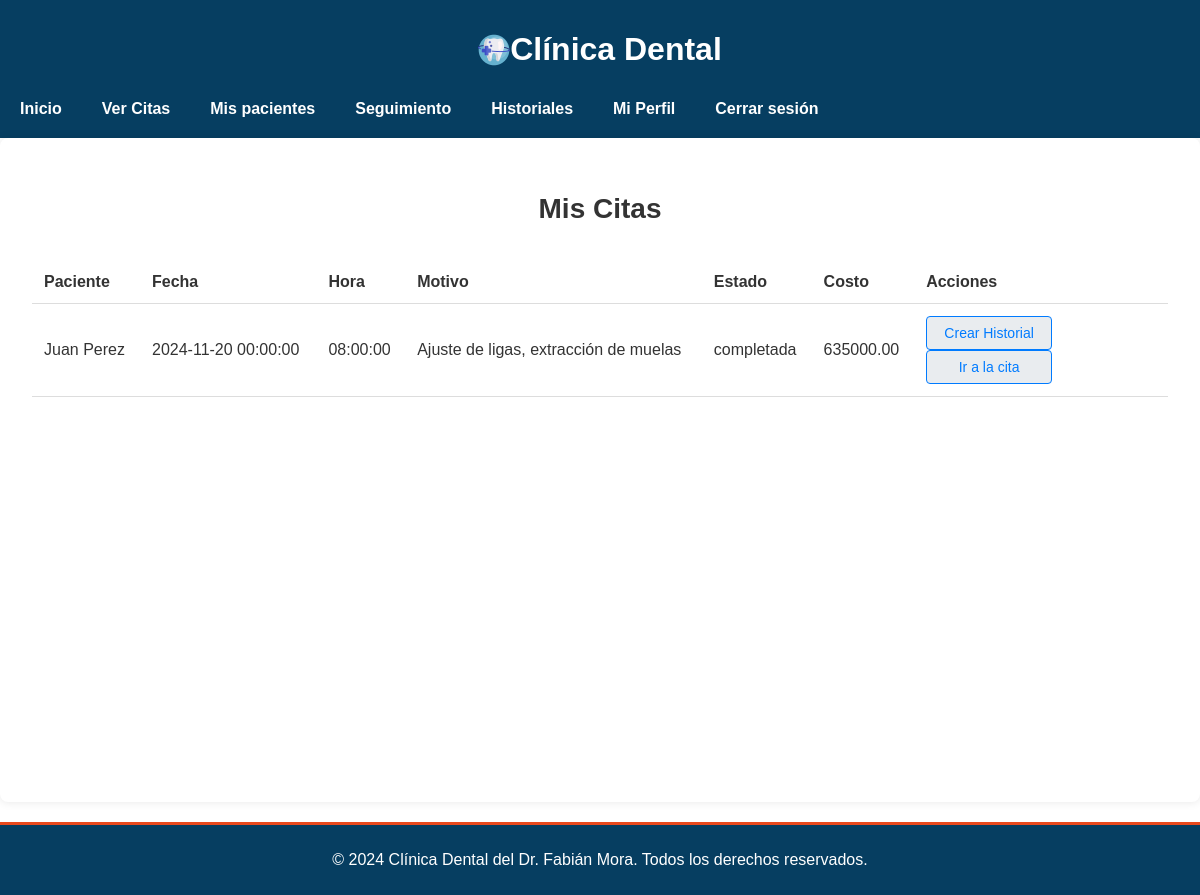
The page /Doctores/ver_citas.php (signed in) on the database its author committed.
### tables this page shows
CREATE TABLE `citas` (
  `id` int(11) NOT NULL,
  `usuario_id` int(11) NOT NULL,
  `doctor_id` int(11) NOT NULL,
  `fecha` datetime DEFAULT NULL,
  `motivo` varchar(255) DEFAULT NULL,
  `estado` enum('agendada','completada','cancelada') DEFAULT 'agendada',
  `sede_id` int(11) NOT NULL,
  `especialidad_id` int(11) NOT NULL,
  `hora` time NOT NULL,
  `paciente_id` int(11) DEFAULT NULL,
  `costo` decimal(10,2) DEFAULT 0.00
);

CREATE TABLE `pacientes` (
  `id` int(11) NOT NULL,
  `usuario_id` int(11) DEFAULT NULL,
  `fecha_nacimiento` date DEFAULT NULL,
  `direccion` varchar(255) DEFAULT NULL,
  `telefono` varchar(20) DEFAULT NULL,
  `nombre` varchar(255) NOT NULL,
  `email` varchar(255) DEFAULT NULL
);

### Doctores/ver_citas.php (the view, shortened to what this page needs)
<?php
require '../Conexion/conexion.php';
$citas = [];
$errores = [];
try {
    $usuario_id = $_SESSION['usuario_id'];
    $stmt = $pdo->prepare('
    SELECT citas.id, paciente.nombre AS paciente_nombre, doctor.nombre AS doctor_nombre,
           citas.fecha, citas.hora, citas.estado, citas.motivo, citas.costo, sede.nombre AS sede_nombre,
           especialidad.nombre AS especialidad
    FROM citas
    JOIN pacientes AS paciente ON citas.paciente_id = paciente.id
    JOIN doctores AS doctor ON citas.doctor_id = doctor.id
    JOIN sedes AS sede ON citas.sede_id = sede.id
    JOIN especialidades AS especialidad ON citas.especialidad_id = especialidad.id
    WHERE doctor.usuario_id = :usuario_id
    ORDER BY citas.fecha, citas.hora
');
    $stmt->bindParam(':usuario_id', $usuario_id, PDO::PARAM_INT);
    $stmt->execute();
    $citas = $stmt->fetchAll(PDO::FETCH_ASSOC);
} catch (PDOException $e) {
    error_log('Error en la consulta: ' . $e->getMessage());
    $errores[] = 'Error al procesar la solicitud. Inténtelo de nuevo más tarde.';
}
?>
<!DOCTYPE html>
<html lang="es">
<head>
    <link rel="stylesheet" href="/css/styles.css">
</head>
<body>
<header class="header">
        <div class="container">
            <h1 class="logo">
                <img src="/Imagenes/odontologia.png" alt="Logo de Clínica Dental">
                Clínica Dental
            </h1>
            <nav class="nav">
                <a href="principal_doctores.php" class="nav-link">Inicio</a>
                <a href="ver_citas.php" class="nav-link">Ver Citas</a>
                <a href="ver_paciente.php" class="nav-link">Mis pacientes</a>
                <a href="seguimiento.php"class="nav-link">Seguimiento</a>
                <a href="ver_historial.php"class="nav-link">Historiales</a>
                <a href="perfil.php" class="nav-link">Mi Perfil</a>
                <a href="../logout.php" class="nav-link">Cerrar sesión</a>
            </nav>
        </div>
    </header>
    <main>
        <section class="container-principal">
            <h2>Mis Citas</h2>
            <table class="table">
                <thead>
                    <tr>
                        <th>Paciente</th>
                        <th>Fecha</th>
                        <th>Hora</th>
                        <th>Motivo</th>
                        <th>Estado</th>
                        <th>Costo</th>
                        <th>Acciones</th>
                    </tr>
                </thead>
                <tbody>
                    <?php if (count($citas) > 0): ?>
                        <?php foreach ($citas as $cita): ?>
                            <tr id="cita-<?php echo htmlspecialchars($cita['id']); ?>">
                                <td><?php echo htmlspecialchars($cita['paciente_nombre'], ENT_QUOTES, 'UTF-8'); ?></td>
                                <td><?php echo htmlspecialchars($cita['fecha'], ENT_QUOTES, 'UTF-8'); ?></td>
                                <td><?php echo htmlspecialchars($cita['hora'], ENT_QUOTES, 'UTF-8'); ?></td>
                                <td><?php echo htmlspecialchars($cita['motivo'], ENT_QUOTES, 'UTF-8'); ?></td>
                                <td class="estado"><?php echo htmlspecialchars($cita['estado'], ENT_QUOTES, 'UTF-8'); ?></td>
                                <td><?php echo htmlspecialchars($cita['costo'], ENT_QUOTES, 'UTF-8'); ?></td>
                                <td class="acciones">
                                    <a href="crear_historial.php?cita_id=<?php echo htmlspecialchars($cita['id'], ENT_QUOTES, 'UTF-8'); ?>" class="btn-Agendar">Crear Historial</a>
                                    <a href="realiza_cita.php?cita_id=<?php echo htmlspecialchars($cita['id'], ENT_QUOTES, 'UTF-8'); ?>" class="btn-Agendar">Ir a la cita</a>
                                </td>
                            </tr>
                        <?php endforeach; ?>
                    <?php else: ?>
                        <tr>
                            <td colspan="7">No tienes citas agendadas.</td>
                        </tr>
                    <?php endif; ?>
                </tbody>
            </table>
        </section>
    </main>
    <footer class="footer">
        <div class="container">
            <p>&copy; 2024 Clínica Dental del Dr. Fabián Mora. Todos los derechos reservados.</p>
        </div>
    </footer>
</body>
</html>

### css/styles.css (style rules this page uses)
body { font-family: 'Arial', sans-serif; margin: 0; padding: 0; }
.header { background: #063e61; color: #fff; padding: 10px 0; justify-content: center; }
.header .logo { display: flex; align-items: center; justify-content: center; }
.header .logo img { max-width: 120px; height: auto; }
.nav { display: flex; justify-content: left; }
.nav .nav-link { text-decoration: none; color: #fff; padding: 10px 20px; display: block; font-weight: bold; transition: background 0.3s, color 0.3s; }
body { font-family: 'Arial', sans-serif; color: #333; margin: 0; padding: 0; }
footer { background: #063e61; color: #ffffff; text-align: center; padding: 10px 0; margin-top: 20px; border-top: #e8491d 3px solid; }
.table { width: 100%; height: 100%; border-collapse: collapse; margin-top: 20px; }
.table th, .table td { padding: 12px; text-align: left; border-bottom: 1px solid #ddd; }
.table th { background-color: none; color: #333; font-weight: bold; }
.btn-Agendar, .btn-aprobar { display: inline-block; padding: 0.5rem 1rem; font-size: 0.875rem; width: 40%; text-align: center; color: #007bff; background-color: #e9ecef; border: 1px solid #007bff; border-radius: 4px; text-decoration: none; transition: background-color 0.3s, color 0.3s; }
.container-principal { padding: 2rem; max-width: 1200px; margin: 0 auto; background-color: #ffffff; border-radius: 8px; box-shadow: 0 0 10px rgba(0, 0, 0, 0.1); position: relative; min-height: 600px; display: flex; flex-direction: column; }
h2 { font-size: 1.75rem; color: #333; margin-bottom: 1rem; text-align: center; }

### rows shown on the page
citas: paciente.nombre "Juan Perez", fecha "2024-11-20 00:00:00", hora "08:00:00", motivo "Ajuste de ligas, extracción de muelas", estado "completada", costo "635000.00"
